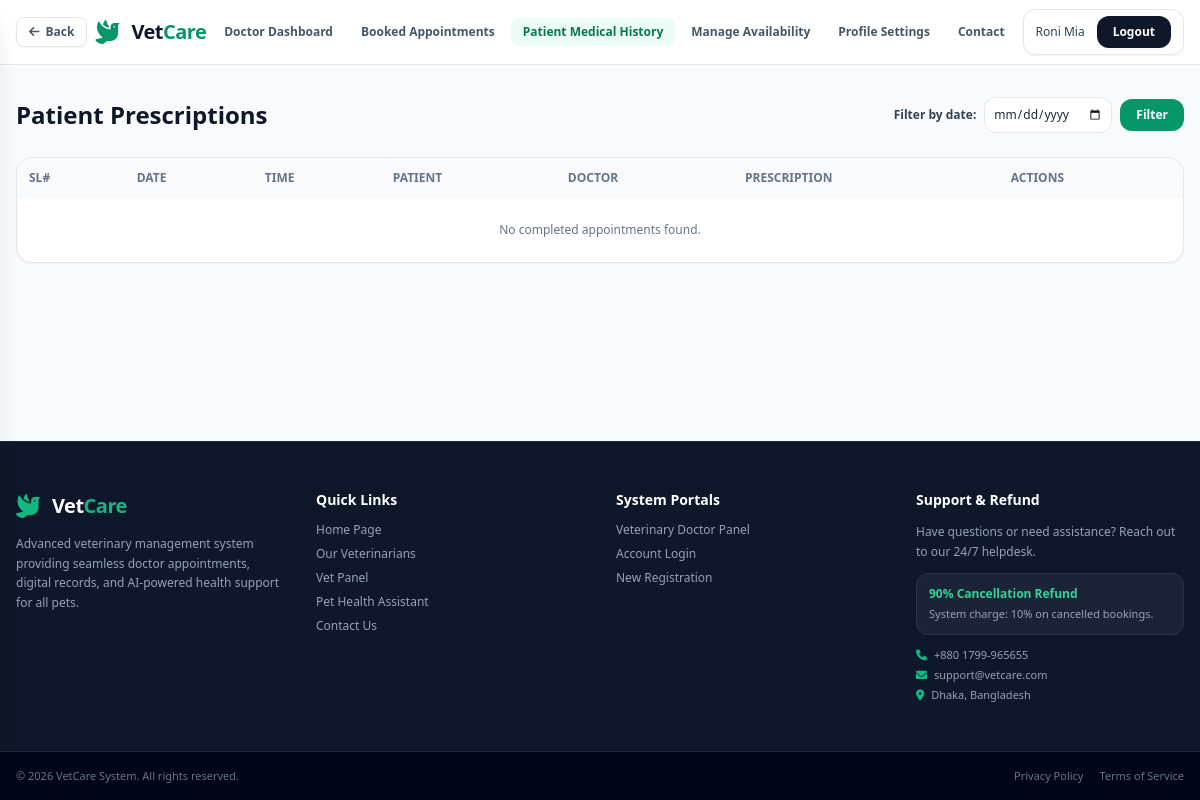
Before: /vet/patient-history/ (signed in) with the older database file.
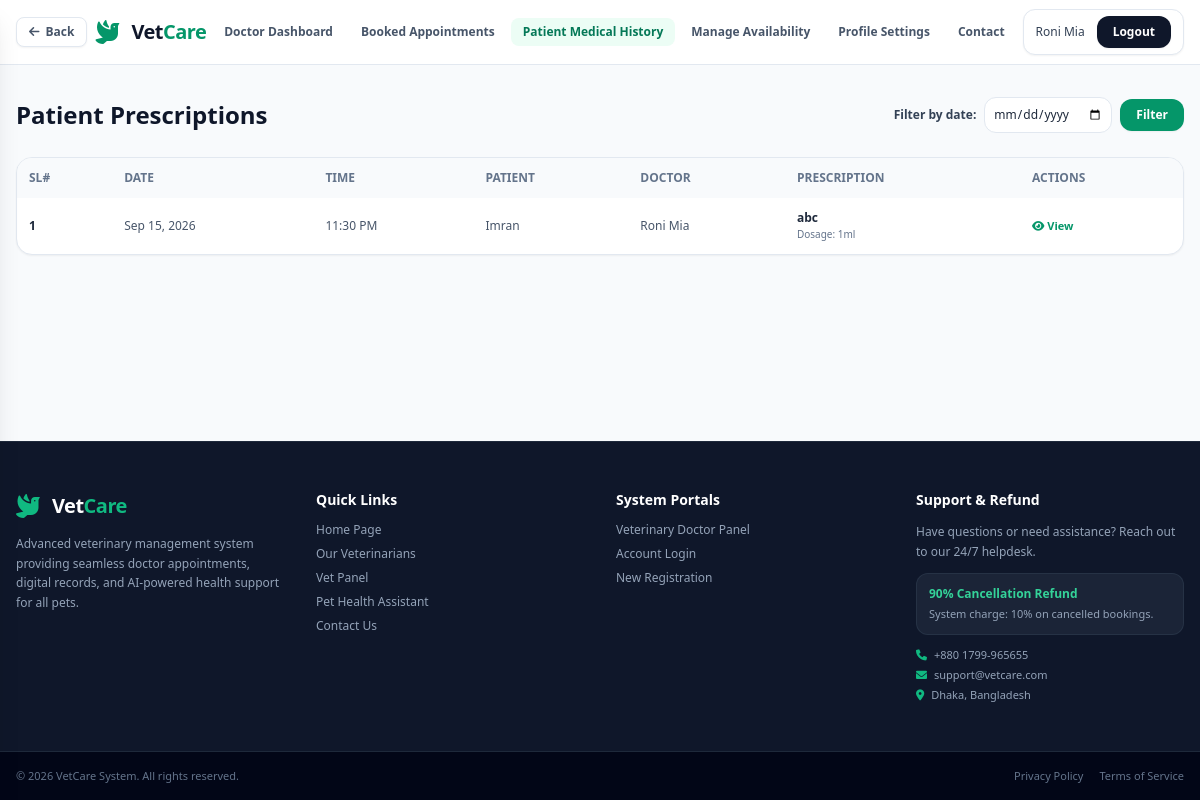
After: the same page with the newer database file.
### patient/models.py (models this page shows, shortened)
class MedicalHistory(models.Model):
    patient = models.ForeignKey(Patient, on_delete=models.CASCADE, related_name='medical_histories')
    appointment = models.ForeignKey('booking.Appointment', on_delete=models.SET_NULL, null=True, blank=True, related_name='medical_histories')
    diagnosis = models.TextField()
    notes = models.TextField(blank=True)
    medical_suggestion = models.TextField(blank=True)
    medicines = models.TextField(blank=True)
    dosage = models.TextField(blank=True)
    frequency = models.CharField(max_length=100, blank=True)
    duration = models.CharField(max_length=100, blank=True)
    date = models.DateField()
    created_at = models.DateTimeField(auto_now_add=True)

class Patient(models.Model):
    user = models.OneToOneField(settings.AUTH_USER_MODEL, on_delete=models.CASCADE, related_name='patient_profile')
    pet_name = models.CharField(max_length=100)
    species = models.CharField(max_length=100)
    breed = models.CharField(max_length=100, blank=True)
    age = models.IntegerField(null=True, blank=True)
    weight = models.DecimalField(max_digits=5, decimal_places=2, null=True, blank=True)
    medical_history = models.TextField(blank=True)
    created_at = models.DateTimeField(auto_now_add=True)

### booking/models.py (models this page shows, shortened)
class Appointment(models.Model):
    STATUS_CHOICES = (
        ('PENDING', 'Pending'),
        ('CONFIRMED', 'Confirmed'),
        ('COMPLETED', 'Completed'),
        ('CANCELLED', 'Cancelled'),
    )
    patient = models.ForeignKey('patient.Patient', on_delete=models.CASCADE, related_name='appointments')
    doctor = models.ForeignKey('vet.Doctor', on_delete=models.CASCADE, related_name='appointments')
    date = models.DateField()
    time = models.TimeField()
    status = models.CharField(max_length=20, choices=STATUS_CHOICES, default='PENDING')
    fee = models.DecimalField(max_digits=8, decimal_places=2, default=1500.00)
    notes = models.TextField(blank=True)
    created_at = models.DateTimeField(auto_now_add=True)
    updated_at = models.DateTimeField(auto_now=True)
    class Meta:
        ordering = ['-date', '-time']

### accounts/models.py (models this page shows, shortened)
class User(AbstractUser):
    ROLE_CHOICES = (
        ('PATIENT', 'Patient'),
        ('DOCTOR', 'Doctor'),
        ('ADMIN', 'Admin'),
    )
    role = models.CharField(max_length=20, choices=ROLE_CHOICES, default='PATIENT')
    phone = models.CharField(max_length=20, blank=True, null=True)
    country_code = models.CharField(max_length=5, default='+880', blank=True)
    address = models.TextField(blank=True)
    created_at = models.DateTimeField(auto_now_add=True)

### vet/models.py (models this page shows, shortened)
class Doctor(models.Model):
    user = models.OneToOneField(settings.AUTH_USER_MODEL, on_delete=models.CASCADE, related_name='doctor_profile')
    specialty = models.CharField(max_length=100)
    experience_years = models.IntegerField(default=0)
    qualification = models.CharField(max_length=200, blank=True)
    license_number = models.CharField(max_length=50, blank=True)
    consultation_fee = models.DecimalField(max_digits=8, decimal_places=2, default=1500.00)
    bio = models.TextField(blank=True)
    is_active = models.BooleanField(default=True)
    created_at = models.DateTimeField(auto_now_add=True)

### vet/views.py (the view)
# urls.py: path('vet/patient-history/', views.patient_medical_history, name='vet_patient_history'),
@login_required
def patient_medical_history(request):
    if request.user.role != 'DOCTOR':
        return render(request, '403.html', status=403)
    from datetime import datetime
    selected_date_str = request.GET.get('date', '').strip()
    selected_date = None
    if selected_date_str:
        try:
            selected_date = datetime.strptime(selected_date_str, '%Y-%m-%d').date()
        except ValueError:
            selected_date = None
    try:
        doctor = request.user.doctor_profile
        appointments = doctor.appointments.filter(status='COMPLETED').select_related('patient__user').prefetch_related('patient__medical_histories')
        if selected_date is not None:
            appointments = appointments.filter(date=selected_date)
    except Exception:
        doctor = None
        appointments = []
    context = {
        'doctor': doctor,
        'appointments': appointments,
        'selected_date': selected_date_str,
    }
    return render(request, 'vet_patient_history.html', context)

### vetcure/templates/vet_patient_history.html (shortened to what this page needs)
{% extends 'base.html' %}
{% block content %}
<div class="flex-grow max-w-7xl w-full mx-auto px-4 py-8">
    <div class="flex flex-col md:flex-row md:items-center md:justify-between gap-4 mb-6">
        <h1 class="text-2xl font-bold text-slate-900">Patient Prescriptions</h1>
        <form method="get" class="flex items-center gap-2">
            <label class="text-xs font-semibold text-slate-700">Filter by date:</label>
            <input type="date" name="date" value="{{ selected_date|default:'' }}" class="border border-slate-200 rounded-xl p-2 text-xs outline-none focus:ring-1 focus:ring-emerald-500">
            <button type="submit" class="bg-emerald-600 hover:bg-emerald-700 text-white text-xs font-semibold px-4 py-2 rounded-xl transition shadow-sm">Filter</button>
        </form>
    </div>
    <div class="bg-white rounded-2xl border border-slate-200 shadow-sm overflow-hidden">
        <div class="overflow-x-auto">
            <table class="w-full text-left text-xs text-slate-600">
                <thead class="bg-slate-50 text-slate-500 uppercase">
                    <tr>
                        <th class="p-3">SL#</th>
                        <th class="p-3">Date</th>
                        <th class="p-3">Time</th>
                        <th class="p-3">Patient</th>
                        <th class="p-3">Doctor</th>
                        <th class="p-3">Prescription</th>
                        <th class="p-3">Actions</th>
                    </tr>
                </thead>
                <tbody class="divide-y divide-slate-100">
                    {% for appointment in appointments %}
                    {% with histories=appointment.medical_histories.all %}
                    {% for history in histories %}
                    <tr>
                        <td class="p-3 font-semibold text-slate-800">{{ forloop.parentloop.counter }}</td>
                        <td class="p-3">{{ history.date|date:"M d, Y" }}</td>
                        <td class="p-3">{{ appointment.time|time:"h:i A" }}</td>
                        <td class="p-3">{{ appointment.patient.user.get_full_name }}</td>
                        <td class="p-3">{{ appointment.doctor.user.get_full_name }}</td>
                        <td class="p-3">
                            {% if history.medicines %}
                            <p class="font-semibold text-slate-800">{{ history.medicines|truncatewords:8 }}</p>
                            {% else %}
                            <span class="text-slate-400">General Consultation</span>
                            {% endif %}
                            {% if history.dosage %}<p class="text-slate-500 text-[10px]">Dosage: {{ history.dosage }}</p>{% endif %}
                        </td>
                        <td class="p-3">
                            <a href="{% url 'print_prescription' history.id %}" target="_blank" class="text-emerald-600 hover:underline text-[11px] font-semibold">
                                <i class="fa-solid fa-eye"></i> View
                            </a>
                        </td>
                    </tr>
                    {% empty %}
                    <tr>
                        <td colspan="7" class="p-6 text-center text-slate-500">No prescriptions found for this appointment.</td>
                    </tr>
                    {% endfor %}
                    {% endwith %}
                    {% empty %}
                    <tr>
                        <td colspan="7" class="p-6 text-center text-slate-500">No completed appointments found.</td>
                    </tr>
                    {% endfor %}
                </tbody>
            </table>
        </div>
    </div>
</div>
{% endblock %}

Changed rows visible on the page:
added Appointment: time "11:30 PM", patient.user.get_full_name "Imran", doctor.user.get_full_name "Roni Mia"
added MedicalHistory: date "Sep 15, 2026", medicines "abc", dosage "1ml"
Other visible differences:
text no longer shown: "No completed appointments found."
